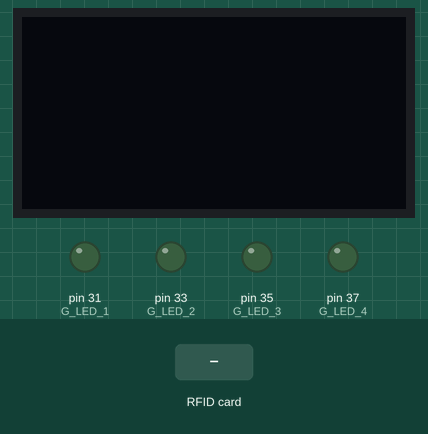
A sketch run on a simulated Arduino Mega 2560, built with avr-gcc and run on an emulated ATmega2560. Parts: 128×64 one-colour display, output pins drawn as LEDs (lit = HIGH). Dashed ring = blinking. The inputs (shaded band) are chosen by the test bench. The display library's start-up logo is not drawn; pins used as bus, display or sensor lines are not drawn; what the sketch prints to the serial monitor is not drawn.

Above: at 5.6 s.
5.7 s: RFID card 5E 7A 19 C4 held to the reader
At 6.2 s:
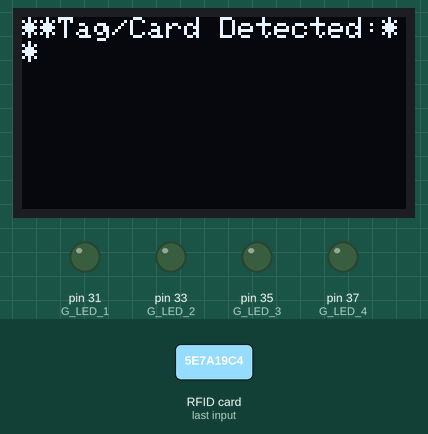
At 6.7 s:
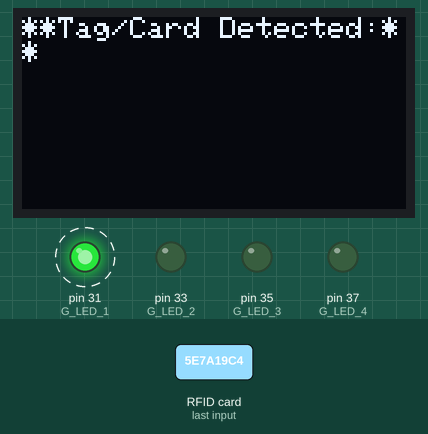
Timing chart, 0 to 14.7 s (numbered marks = the images above; inputs shaded):
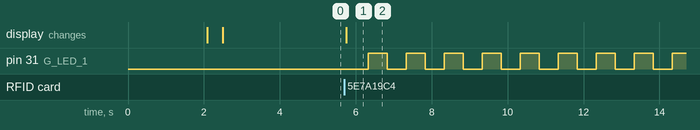

The sketch:

24_6.ino
```cpp
/*
 * Initial Author: ryand1011 (https://github.com/ryand1011)
 *
 * Reads data written by a program such as "rfid_write_personal_data.ino"
 *
 * See: https://github.com/miguelbalboa/rfid/tree/master/examples/rfid_write_personal_data
 *
 * Uses MIFARE RFID card using RFID-RC522 reader
 * Uses MFRC522 - Library
 * -----------------------------------------------------------------------------------------
 *             MFRC522      Arduino       Arduino   Arduino    Arduino          Arduino
 *             Reader/PCD   Uno/101       Mega      Nano v3    Leonardo/Micro   Pro Micro
 * Signal      Pin          Pin           Pin       Pin        Pin              Pin
 * -----------------------------------------------------------------------------------------
 * RST/Reset   RST          9             5         D9         RESET/ICSP-5     RST
 * SPI SS      SDA(SS)      10            53        D10        10               10
 * SPI MOSI    MOSI         11 / ICSP-4   51        D11        ICSP-4           16
 * SPI MISO    MISO         12 / ICSP-1   50        D12        ICSP-1           14
 * SPI SCK     SCK          13 / ICSP-3   52        D13        ICSP-3           15
 *
 * More pin layouts for other boards can be found here: https://github.com/miguelbalboa/rfid#pin-layout
*/

#include <SPI.h>
#include <MFRC522.h>

#include <Wire.h>
#include <Adafruit_GFX.h>
#include <Adafruit_SH110X.h>

#include <stdio.h>
#include <string.h>
#include <stdlib.h>

#define RST_PIN_RFID         5           // Configurable, see typical pin layout above
#define SS_PIN_RFID          53          // Configurable, see typical pin layout above

#define OLED_MOSI     51
#define OLED_CLK      52
#define OLED_DC       50
#define OLED_CS       49
#define OLED_RST      24

int G_LED_1   =   31;
int G_LED_2   =   33;
int G_LED_3   =   35;
int G_LED_4   =   37;

char arr[4] = {G_LED_1, G_LED_2, G_LED_3, G_LED_4};


int led = 0;
int blinkcount = 10;
int blinkcounter = 0;
int blinking[4] = {LOW, LOW, LOW ,LOW};
int ledState[4] = { LOW , LOW , LOW , LOW };
char str1[18];


//int ledState = LOW;

unsigned long previousMillis = 0;  // will store last time LED was updated
const long interval = 500;  // interval at which to blink (milliseconds)


#define XPOS 0
#define YPOS 1
#define DELTAY 2

#define LOGO16_GLCD_HEIGHT 16
#define LOGO16_GLCD_WIDTH  16

// Create the OLED display
Adafruit_SH1106G display = Adafruit_SH1106G(128, 64,OLED_MOSI, OLED_CLK, OLED_DC, OLED_RST, OLED_CS);

static const unsigned char PROGMEM logo16_glcd_bmp[] =
{ B00000000, B11000000,
  B00000001, B11000000,
  B00000001, B11000000,
  B00000011, B11100000,
  B11110011, B11100000,
  B11111110, B11111000,
  B01111110, B11111111,
  B00110011, B10011111,
  B00011111, B11111100,
  B00001101, B01110000,
  B00011011, B10100000,
  B00111111, B11100000,
  B00111111, B11110000,
  B01111100, B11110000,
  B01110000, B01110000,
  B00000000, B00110000
};

MFRC522 mfrc522(SS_PIN_RFID, RST_PIN_RFID);   // Create MFRC522 instance

//*****************************************************************************************//
void setup() {
  Serial.begin(19200);                                           // Initialize serial communications with the PC

  pinMode(G_LED_1,OUTPUT);
  pinMode(G_LED_2,OUTPUT);
  pinMode(G_LED_3,OUTPUT);
  pinMode(G_LED_4,OUTPUT);

  display.begin(0, true); // we dont use the i2c address but we will reset!

  // Show image buffer on the display hardware.
  // Since the buffer is intialized with an Adafruit splashscreen
  // internally, this will display the splashscreen.
  display.display();
  delay(2000);

  // Clear the buffer.
  display.clearDisplay();

  // draw a single pixel
  display.drawPixel(10, 10, SH110X_WHITE);
  // Show the display buffer on the hardware.
  // NOTE: You _must_ call display after making any drawing commands
  // to make them visible on the display hardware!
  display.display();
  delay(300);
  display.clearDisplay();
/*
  display.setTextSize(1);
  display.setTextColor(SH110X_WHITE);
  display.setCursor(0, 0);
  display.println("Scan Hose's Tag:");
  display.display();

  delay (500);
  display.clearDisplay();
*/
  //SPI.begin();                                                  // Init SPI bus
  SPI.begin();

  mfrc522.PCD_Init();                                              // Init MFRC522 card
  Serial.println(F("Scan Hose's Tag:"));    //shows in serial that it is ready to read

  display.begin(0, true); // we dont use the i2c address but we will reset!

  // Show image buffer on the display hardware.
  // Since the buffer is intialized with an Adafruit splashscreen
  // internally, this will display the splashscreen.
  display.display();
  delay(2000);

  // Clear the buffer.
  display.clearDisplay();

  str1[17] = '\0';
  str1[0] = '\0';

  //return 1;

}

void rtrim(char *str) {
    if (str == NULL) return; // Handle null pointer input

    size_t len = strlen(str);
    while (len > 0 && isspace(str[len - 1])) {
        str[len - 1] = '\0';
        len--;
    }
    return str;
}

//*****************************************************************************************//
void loop() {


/*
  display.begin(0, true); // we dont use the i2c address but we will reset!

  // Show image buffer on the display hardware.
  // Since the buffer is intialized with an Adafruit splashscreen
  // internally, this will display the splashscreen.
  display.display();
  delay(200);

  // Clear the buffer.
  display.clearDisplay();

*/
  // Prepare key - all keys are set to FFFFFFFFFFFFh at chip delivery from the factory.
  MFRC522::MIFARE_Key key;
  for (byte i = 0; i < 6; i++) key.keyByte[i] = 0xFF;

  //some variables we need
  byte block;
  byte len;


  //display.begin(0, true); // we dont use the i2c address but we will reset!

  MFRC522::StatusCode status;

  // ......................................

  // Reset the loop if no new card present on the sensor/reader. This saves the entire process when idle.
  if ( ! mfrc522.PICC_IsNewCardPresent()) {
    return;
  }

  // Select one of the cards
  if ( ! mfrc522.PICC_ReadCardSerial()) {
    return;
  }

  Serial.println(F("**Tag/Card Detected:**"));
  //Serial.println(F("\n"));
  display.println("**Tag/Card Detected:**");
  display.display();
  //-------------------------------------------

  // mfrc522.PICC_DumpDetailsToSerial(&(mfrc522.uid)); //dump some details about the card

  //mfrc522.PICC_DumpToSerial(&(mfrc522.uid));      //uncomment this to see all blocks in hex

  //-------------------------------------------

  /*

  Serial.print(F("Instructions: connect to the Coupler with the Blinking Green LED"));
  display.println("Instructions: connect to the Coupler with the Blinking Green LED");
  display.display();

  */

  //------------------------------------------- GET FIRST Part
  status = mfrc522.PCD_Authenticate(MFRC522::PICC_CMD_MF_AUTH_KEY_A, 4, &key, &(mfrc522.uid)); //line 834 of MFRC522.cpp file

  if (status != MFRC522::STATUS_OK) {
    Serial.print(F("Authentication failed: "));
    Serial.println(mfrc522.GetStatusCodeName(status));
    return;
  }


  else
  {

    byte buffer1[18];

    block = 4;
    len = 18;

    if (status != MFRC522::STATUS_OK) {
      Serial.print(F("Reading failed: "));
      Serial.println(mfrc522.GetStatusCodeName(status));
      return;
    }

    else {

      status = mfrc522.MIFARE_Read(block, buffer1, &len);

      Serial.println(F("Instructions: connect to the Coupler with the Blinking Green LED"));

      char str1 [18];
      memcpy(str1, buffer1, sizeof(buffer1));

      str1[sizeof (buffer1)] = '\0' ;


      //str1[sizeof (buffer1)] = '\0' ;
      str1[sizeof (buffer1) -1] = '\0' ;
      str1[sizeof (buffer1) -2] = '\0' ;


      //PRINT FIRST Part
      for (uint8_t x = 0; x < 16; x++)
      {
        if (buffer1[x] != 32)
        {
          Serial.write(buffer1[x]);
        //  (str1)[x] = (char)buffer1[x];
        }
      }


      Serial.print(" ");

      //---------------------------------------- GET Second Part

      byte buffer2[18];
      block = 1;

      status = mfrc522.PCD_Authenticate(MFRC522::PICC_CMD_MF_AUTH_KEY_A, 1, &key, &(mfrc522.uid)); //line 834
      if (status != MFRC522::STATUS_OK) {
        Serial.print(F("Authentication failed: "));
        Serial.println(mfrc522.GetStatusCodeName(status));
        return;
      }

      status = mfrc522.MIFARE_Read(block, buffer2, &len);
      if (status != MFRC522::STATUS_OK) {
        Serial.print(F("Reading failed: "));
        Serial.println(mfrc522.GetStatusCodeName(status));
        return;
      }

      char str2 [16];

      memcpy(str2, buffer2, 16);

      str2[sizeof (buffer2)] = '\0' ;
      str2[sizeof (buffer2) -1] = '\0' ;
      str2[sizeof (buffer2) -2] = '\0' ;
      char * pstr2 = NULL;
      pstr2 [16] = &str2 ;

      //PRINT LAST Part
      for (uint8_t y = 0; y < 16; y++) {
        Serial.write(buffer2[y] );
      //  (str2)[y] = (char)buffer2[y];

      }


      //rtrim(str1);
      //rtrim(str2);

      if (status != MFRC522::STATUS_OK) {
        Serial.print(F("Authentication failed: "));
        Serial.println(mfrc522.GetStatusCodeName(status));
        return;
      }

      //stringReverse(str1);


      Serial.println("\n");

      Serial.println("str1");

      Serial.println(str1);

      Serial.println(" ");

      Serial.println(str1 [10]);

      Serial.println("str2");

      Serial.println(str2);

      Serial.println(F("\n**End Reading**\n"));
      Serial.println(str1);

      Serial.println("////////////////////////////////////////////////////");
      Led (str1);
      Serial.println("////////////////////////////////////////////////////");
      delay(200);


      //return *pstr1 , *pstr2;
    }
  }

  /*
  Serial.println(F("\n**End Reading**\n"));
  Serial.println(str1);

  Serial.println("////////////////////////////////////////////////////");
  Led (str1);
  Serial.println("////////////////////////////////////////////////////");
  */


  //Serial.println(str1);
  //Serial.println(str2);
  delay(1000); //change value if you want to read cards faster

  mfrc522.PICC_HaltA();
  mfrc522.PCD_StopCrypto1();
}
void stringReverse(char* strR)
{
    int len = strlen(strR);
    // pointers to start and end
    char* start = strR;
    char* end = strR + len - 1;

    while (start < end) {
        char temp = *start;
        *start = *end;
        *end = temp;
        start++;
        end--;
    }
}

void Led (char* str)
{

  Serial.println(str);


  // check if empty string... if empty string don't change nothing
  if (str[0] == '\0') {
    led = led;
    }
  else{
    rtrim(str);
    stringReverse(str);
    int Num = atoi(str) ;
    led = Num - 1;
    blinking[led] = HIGH;}
   //N = Num - 1
    Serial.println(str);
   //Serial.println(Num);

   //Serial.println(arr[led]);
   //int L = arr[Num-1];
   //Serial.println(L);
   //int ledState = LOW;
    unsigned long currentMillis = millis();
   //int ledState = LOW;
    int khara = 0;
    for (khara = 0; khara <= 20; khara++)
    {
      Serial.println("terarararaa");

      digitalWrite(arr[led], ledState[led]);
      ledState[led] = !ledState[led];
      delay(500);
/*
      if (currentMillis - previousMillis >= interval) {
      // save the last time you blinked the LED
      previousMillis = currentMillis;
      Serial.println(ledState[led]);
      Serial.println(led);
      ledState[led] = !ledState[led];
      Serial.println(ledState[led]);
      Serial.println(led);


      //ledState[led] = !ledState[led];
      //Serial.println(ledState[led]);
      //Serial.println(led);
      // if the LED is off turn it on and vice-versa:
      if (ledState[led] == LOW) {
        blinkcounter++;
      }

      if (blinkcounter >= blinkcount ){
        blinking[led] = false;
        digitalWrite(arr[led], LOW);
        blinkcounter = 0;
        // blincounter, blinkcount=10, blinking, global
      }


    }
*/
  }
  digitalWrite(arr[led], LOW);


}


/*int print (char *pstr1, char *pstr2)

  if ( blinking[0]&& currentMillis - previousMillis >= interval) {
    // save the last time you blinked the LED
    previousMillis = currentMillis;

    // if the LED is off turn it on and vice-versa:
    if (ledState[Num-1] == LOW) {
      ledState[Num-1] = HIGH;
    }
    else
    {
      ledState[Num-1] = LOW;
    }

    // set the LED with the ledState of the variable:
    digitalWrite(arr[Num-1], ledState[Num-1]);


{

  char v =  *pstr1 ;
  char b =  *pstr2 ;

  display.begin(0, true); // we dont use the i2c address but we will reset!

  // Show image buffer on the display hardware.
  // Since the buffer is intialized with an Adafruit splashscreen
  // internally, this will display the splashscreen.
  display.display();
  delay(2000);

  // Clear the buffer.
  display.clearDisplay();

  display.setTextSize(1);
  display.setTextColor(SH110X_WHITE);
  display.setCursor(0, 0);
  display.println(v);
  display.println(b);
  display.display();
  delay(500);
  display.clearDisplay();

  //Serial.println(v);
  //Serial.println(b);
}


//*****************************************************************************************/
```

Measured:
- after the input at 5.7 s, pin 31 (G_LED_1): alternates HIGH for 0.50 s and LOW for 0.50 s, starting after 0.63 s; the display: changes after 0.05 s (image 1)
